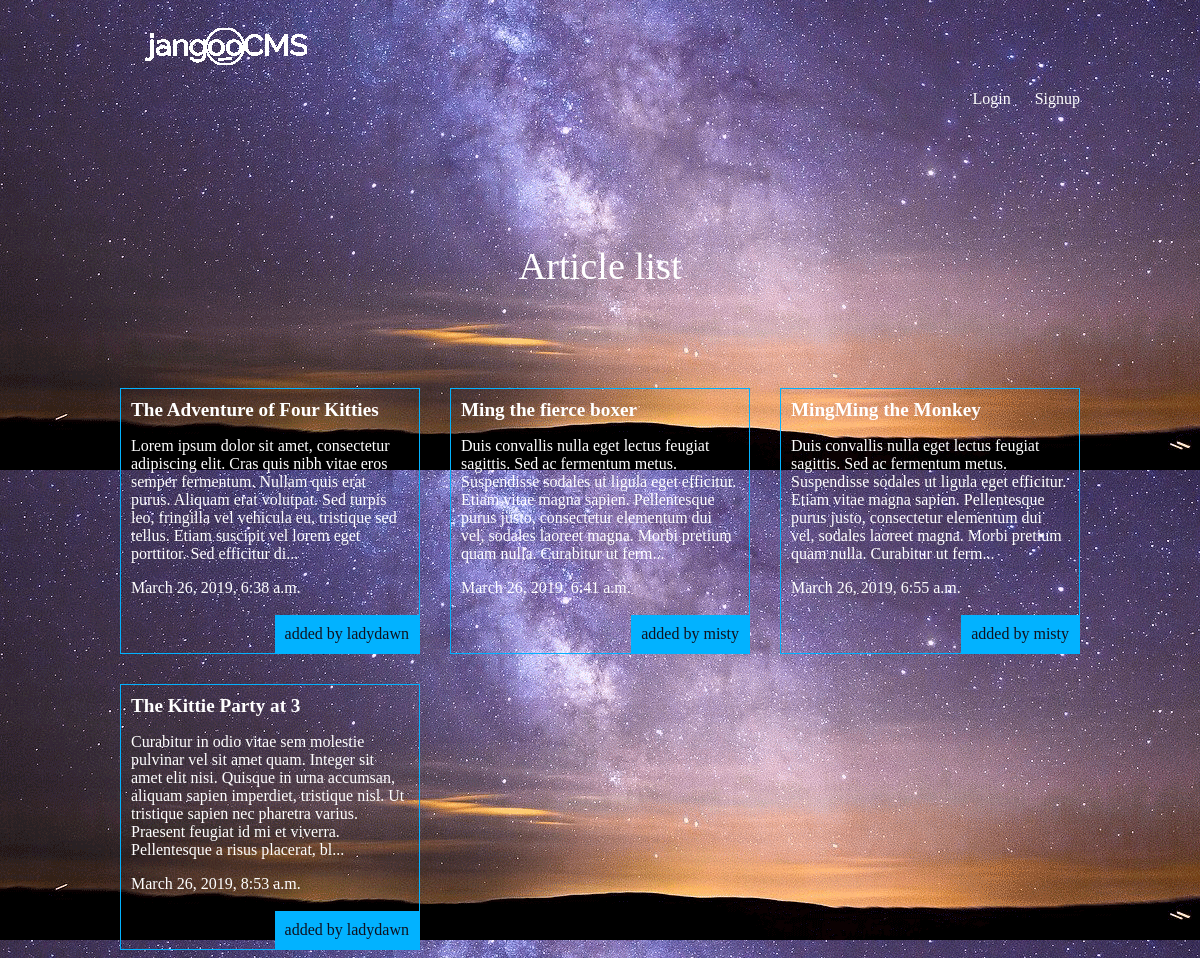
The app's page /articles/ with its own data.
### articles/models.py (models this page shows, shortened)
class Article(models.Model):
	title = models.CharField(max_length=100)
	slug = models.SlugField()
	body = models.TextField()
	date = models.DateTimeField(auto_now_add=True)
	thumb = models.ImageField(default='default.png', blank=True)
	author = models.ForeignKey(User, on_delete=models.CASCADE, default=None)
	def body_snippet(self):
		return self.body[:270] + '...'

### articles/views.py (the view)
def article_list(request):
	articles_var = Article.objects.all().order_by('date')
	return render(request,'articles/article_list.html',{'articles_dict' : articles_var})

### articles/templates/articles/article_list.html
{% extends 'base_layout.html' %}
{% block content %}
	<h1>Article list</h1>
	<div class="articles_dict">
		{% for article_dict in articles_dict %}
			<div class="article_dict">
				<h2><a href="{% url 'article_app:detail' slug=article_dict.slug %}">{{ article_dict.title }}</a></h2>
				<p>{{ article_dict.body_snippet }}</p>
				<p>{{ article_dict.date }}</p>
				<p class="author">added by {{ article_dict.author.username }}</p>
			</div>
		{% endfor %}
	</div>
{% endblock %}

### templates/base_layout.html (shortened to what this page needs)
{% load static from staticfiles %}
<!DOCTYPE html>
<html>
<head>
	<link rel="stylesheet" type="text/css" href="{% static 'styles.css'%}">
</head>
<body>
	<header class="wrapper">
		<h1><a href="{% url 'home' %}"><img src="{% static 'logo-jangoo.png' %}"></a></h1>
		<nav>
			<ul>
				{% if user.is_authenticated %}
				<li>
					<form class='logout-link' action="{% url 'accounts:logout' %}" method="post">
						{% csrf_token %}
						<button type="submit">Logout</button>
					</form>
				</li>
				<li><a href="{% url 'article_app:create' %}" class="highlight">New Article</a></li>
				{% else %}
					<li><a href="{% url 'accounts:login' %}">Login</a></li>
					<li><a href="{% url 'accounts:signup' %}">Signup</a></li>
				{% endif %}
			</ul>
		</nav>
	</header>
	<div class="wrapper">
	  {% block content %}
	  {% endblock %}
	</div>
</body>
</html>

### assets/styles.css (style rules this page uses)
body { background-color: #0f121f; background-image: url(2-milkyway.png); background-size: 100% auto; color: #fff; }
body * { font-family: Ubuntu; }
h1, h2, h3, h4, h5 { font-weight: normal; margin: 0; }
a, a:hover, a:visited { color: #fff; text-decoration: none; }
body { background-color: #0f121f; background-image: url(2-milkyway.png); background-repeat-y: no-repeat; color: #fff; }
.wrapper { max-width: 960px; margin: 0 auto; }
div.wrapper h1 { text-align: center; margin: 100px auto; font-size: 2.4em; }
header { display: grid; grid-template-column: 1fr 1fr; padding: 20px 0; }
nav { justify-self: end; }
nav li { display: inline-block; margin-left: 20px; }
.articles_dict { display: grid; grid-template-columns: 1fr 1fr 1fr; grid-gap: 30px; }
.article_dict { padding: 10px; border: 1px solid #02b2ff; position: relative; padding-bottom: 40px; }
.article_dict h2 { font-size: 1.2em; font-weight: bold; }
.article_dict .author { padding: 10px; background: #02b2ff; position: absolute; right: 0; bottom: 0; margin: 0; color: #0f121f }

### records on screen
Article: title "The Adventure of Four Kitties", body_snippet "Lorem ipsum dolor sit amet, consectetur adipiscing elit. Cras quis nibh vitae eros semper fermentum. Nullam quis erat purus. Aliquam erat volutpat. Sed turpis leo, fringilla vel vehicula eu, tristique sed tellus. Etiam suscipit vel lorem eget porttitor. Sed efficitur di...", date "March 26, 2019, 6:38 a.m.", author.username "ladydawn"
Article: title "Ming the fierce boxer", body_snippet "Duis convallis nulla eget lectus feugiat sagittis. Sed ac fermentum metus. Suspendisse sodales ut ligula eget efficitur. Etiam vitae magna sapien. Pellentesque purus justo, consectetur elementum dui vel, sodales laoreet magna. Morbi pretium quam nulla. Curabitur ut ferm...", date "March 26, 2019, 6:41 a.m.", author.username "misty"
Article: title "MingMing the Monkey", body_snippet "Duis convallis nulla eget lectus feugiat sagittis. Sed ac fermentum metus. Suspendisse sodales ut ligula eget efficitur. Etiam vitae magna sapien. Pellentesque purus justo, consectetur elementum dui vel, sodales laoreet magna. Morbi pretium quam nulla. Curabitur ut ferm...", date "March 26, 2019, 6:55 a.m.", author.username "misty"
Article: title "The Kittie Party at 3", body_snippet "Curabitur in odio vitae sem molestie pulvinar vel sit amet quam. Integer sit amet elit nisi. Quisque in urna accumsan, aliquam sapien imperdiet, tristique nisl. Ut tristique sapien nec pharetra varius. Praesent feugiat id mi et viverra. Pellentesque a risus placerat, bl...", date "March 26, 2019, 8:53 a.m.", author.username "ladydawn"
